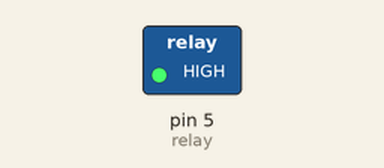
The sketch below on a simulated Arduino Uno, built with avr-gcc and run on an emulated ATmega328P. Parts: switched loads named in the sketch (green lamp = pin HIGH).

Above: at 0.05 s.
Timing chart, 0 to 3.0 s (numbered marks = the images above):
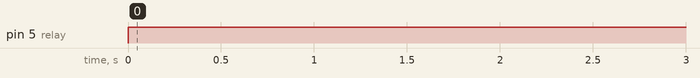

Measured:
- by itself, pin 5 (relay): LOW → HIGH at 0.00 s

The sketch:

8266_relay.ino
```cpp
int relay = 5;//d1
volatile byte relayState = LOW;
long lastDebounceTime = 0;
long debounceDelay = 10000;
void setup() {
  pinMode(relay, OUTPUT);
}

void loop() {
  digitalWrite(relay, HIGH);
  delay(1000);
  digitalWrite(relay,LOW);
}
```
